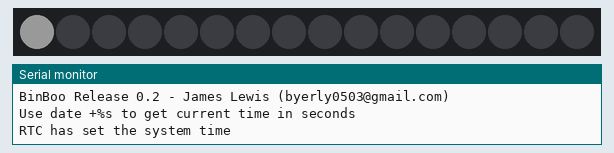
Simulated run of this sketch. Board: Arduino Uno, built with avr-gcc and run on an emulated ATmega328P. On the bench: 16 RGB LEDs in strip order, left to right, the last lines printed to the serial monitor. Dim RGB values are drawn brighter than linear; the local clock reads 2024-03-15 10:24:30 at power-on unless the sketch sets it.

Above: at 0.4 s.
At 1.3 s:
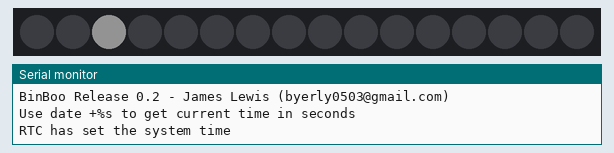
At 2.2 s:
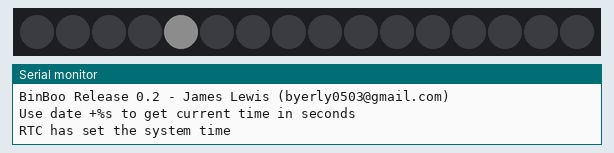
At 3.1 s:
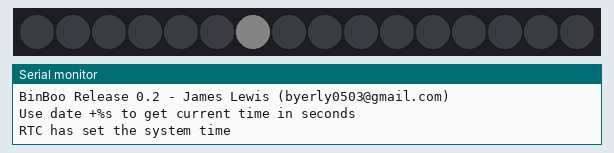
At 4.1 s:
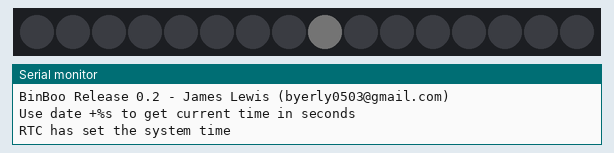
At 7.6 s:
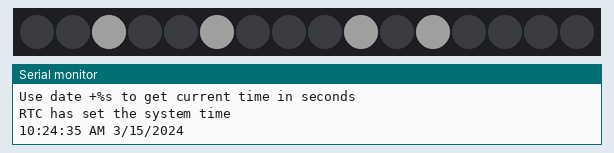

The sketch:

BinBooV2.ino
```cpp
/*
 *
 *  BinBooV2
 *  Created by:  James C Lewis.  byerly0503@gmail.com
 *  www.cmiyc.com
 *
 * BinBoo is a Binary clock made out of bamboo materials.  The electrical hardware includes
 * a ATmega328, DS1307 RTC, and a TLC5940.  These chips are connected to 11 LEDs.
 *
 * from bash:  date +%s (for number of seconds)
 * CDT offset: -18000
 * CST offset: -21600
 */
#include <Time.h>
#include <Wire.h>
#include <DS1307RTC.h>
#include <Tlc5940.h>

#define EPOCH_OFFSET -18000
#define TIME_MSG_LEN   11
#define TIME_HEADER 'T'
#define TIME_REQUEST 7
#define WAIT_INTERVAL 5000

#define DAY_BRITE 512
#define NIGHT_BRITE 128

unsigned long waitMillis;

void setup() {
  Serial.begin(9600);
  Serial.println(F("BinBoo Release 0.2 - James Lewis (byerly0503@gmail.com)"));
  Serial.println(F("Use date +%s to get current time in seconds"));
  setSyncProvider(RTC.get);  // grab time from the RTC
  if(timeStatus()!= timeSet)
    Serial.println("Unable to sync with the RTC");  // not really sure who is going to see this one.. ;)
  else
    Serial.println("RTC has set the system time");

  Tlc.init();
  Tlc.clear();
  Tlc.update();

  waitMillis = millis() + 1000;   // setup first crossing point
  startUpSequence();
}

void loop() {
  int previousTime=0;
  int currentTime=0;
  while(1) {      // want to avoid making currentTime/previousTime global
    if (Serial.available())
      processSyncMessage();
    if ((long)(millis() - waitMillis) >= 0) {     // need to cast to signed math...
      printTimeDate();
      currentTime = calculateTimeBits();
       setTLCtime(previousTime, currentTime);
      previousTime = currentTime;
      waitMillis += WAIT_INTERVAL;  //sit around for another second.
    }
  }
}

void setTLCtime(int previousTime, int currentTime ) {

  if (previousTime == currentTime)    // time hasn't changed, so don't do anything
    return;

  int bright = 0;    // what is the max brightness, based on the time.
  if ((hour() >= 6) && (hour() <= 18))
    bright = DAY_BRITE;
  else
    bright = NIGHT_BRITE;

  for (int i=0; i<=bright; i++) {
    int fadeAmount = 0;  // each look of the bright for, will be to fade up/down the leds
    for (int j=0; j<12; j++) {   // this loop determines which direction and intensity of fade
      switch (bitRead(previousTime, j) - bitRead(currentTime,j)) {
      case 0:  // no change, the led alone
        if bitRead(currentTime,j)
          fadeAmount = bright;
        else
          fadeAmount = 0;
        break;
      case -1: // turn the led on
        fadeAmount = i;
        break;
      case 1: // turn the led off
        fadeAmount = bright - i;
        break;
      }
      Tlc.set(j, fadeAmount);
    }
    Tlc.update();
    delay(1);
  }
}


int calculateTimeBits() {
  int hours = hourFormat12();
  int minutes = minute();
  int timeLEDs=0;

  timeLEDs = hours;
  timeLEDs = hours << 8;

  timeLEDs += (minutes/10)<<4;
  timeLEDs += minutes%10;

  if (isPM())
    bitSet(timeLEDs, 11);

  return timeLEDs;
}

void printTimeDate() {
  printTime();
  Serial.print(" ");
  printDate();
  Serial.println("");
}

void printTime() {
  Serial.print(hourFormat12());
  printDigits(minute());
  printDigits(second());
  Serial.print(" ");
  if (isAM())
    Serial.print("AM");
  else
    Serial.print("PM");
}

void printDate() {
  Serial.print(month());
  Serial.print("/");
  Serial.print(day());
  Serial.print("/");
  Serial.print(year());
}

void printDigits(int digits){
  // utility function for digital clock display: prints preceding colon and leading 0
  Serial.print(":");
  if(digits < 10)
    Serial.print('0');
  Serial.print(digits);
}


void startUpSequence() {
  for (int j=0; j<12; j++) {
    Tlc.clear();
    for (int i=0; i<(DAY_BRITE+1); i=i+32) {
      Tlc.set(j, i);
      Tlc.update();
      delay(10);
    }
    for (int i=DAY_BRITE; i > 0; i=i-32) {
      Tlc.set(j,i);
      Tlc.update();
      delay(10);
    }

  }
}


void processSyncMessage() {
  // if time sync available from serial port, update time and return true
  if (Serial.available() >=  TIME_MSG_LEN ) {  // time message consists of a header and ten ascii digits
    char c = Serial.read() ;

    if( c == TIME_HEADER ) {
      Serial.print(c);
      time_t pctime = 0;
      for(int i=0; i < TIME_MSG_LEN -1; i++){
        c = Serial.read();
        if( c >= '0' && c <= '9'){
          pctime = (10 * pctime) + (c - '0'); // convert digits to a number
        }
      }
      pctime = pctime EPOCH_OFFSET;  // the define has a math sign in it
      Serial.print(" - ");
      Serial.println(pctime);
      RTC.set(pctime);
      setTime(pctime);   // Sync Arduino clock to the time received on the serial port
      waitMillis += 100;
    }
  }
}
```
